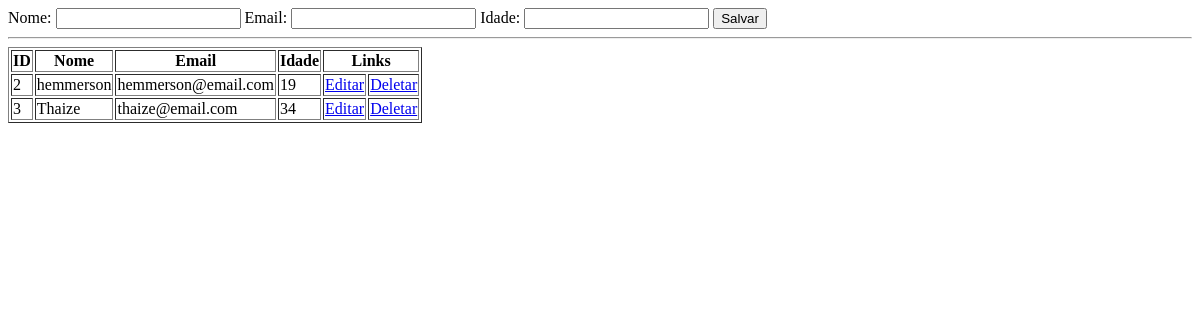
Before: /core/ with the older database file.
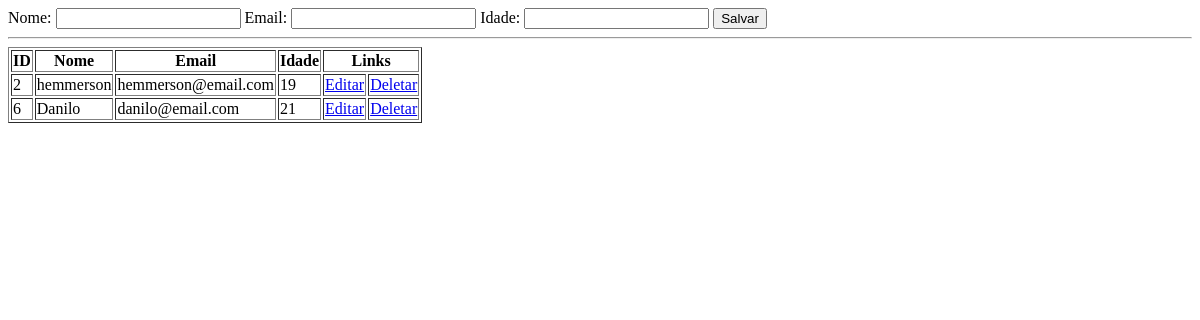
After: the same page with the newer database file.
### core/models.py (models this page shows, shortened)
class Pessoa(models.Model):
    nome = models.CharField(max_length=80, null=False)
    email = models.EmailField(max_length=80)
    idade = models.IntegerField()

### core/views.py (the view)
# urls.py: path('', views.home, name='home'),
def home(request):
    pessoas = Pessoa.objects.all()
    return render(request, "index.html", {'pessoas': pessoas, 'pessoa':''})

### core/templates/index.html (shortened to what this page needs)
<!DOCTYPE html>
<html lang="en">
<head>
</head>
<body>
    <form action="{% if pessoa %}{% url 'update' pessoa.id %}{% else %}{% url 'salvar' %}{% endif %}" method="post">
        <label for="nome">Nome:</label>
        <input type="text" name="nome" id="nome" value="{{ pessoa.nome }}">
        <label for="email">Email:</label>
        <input type="email" name="email" id="email" value="{{ pessoa.email }}">
        <label for="idade">Idade:</label>
        <input type="number" name="idade" id="idade" value="{{ pessoa.idade }}">
        <button type="submit">{% if pessoa %}Atualizar{% else %}Salvar{% endif %}</button>
    </form>
    <hr/>
    <table border=1>
        <thead>
            <th>ID</th>
            <th>Nome</th>
            <th>Email</th>
            <th>Idade</th>
            <th colspan="2">Links</th>
        </thead>
        <tbody>
            {% for pessoa in pessoas %}
                <tr>
                    <td>{{ pessoa.id }}</td>
                    <td>{{ pessoa.nome }}</td>
                    <td>{{ pessoa.email }}</td>
                    <td>{{ pessoa.idade }}</td>
                    <td><a href="{% url 'editar' pessoa.id %}">Editar</a></td>
                    <td><a href="{% url 'deletar' pessoa.id %}">Deletar</a></td>
                </tr>
            {% endfor %}
        </tbody>
    </table>
</body>
</html>

Changed rows visible on the page:
removed Pessoa: id "3", nome "Thaize", email "thaize@email.com", idade "34"
added Pessoa: id "6", nome "Danilo", email "danilo@email.com", idade "21"
